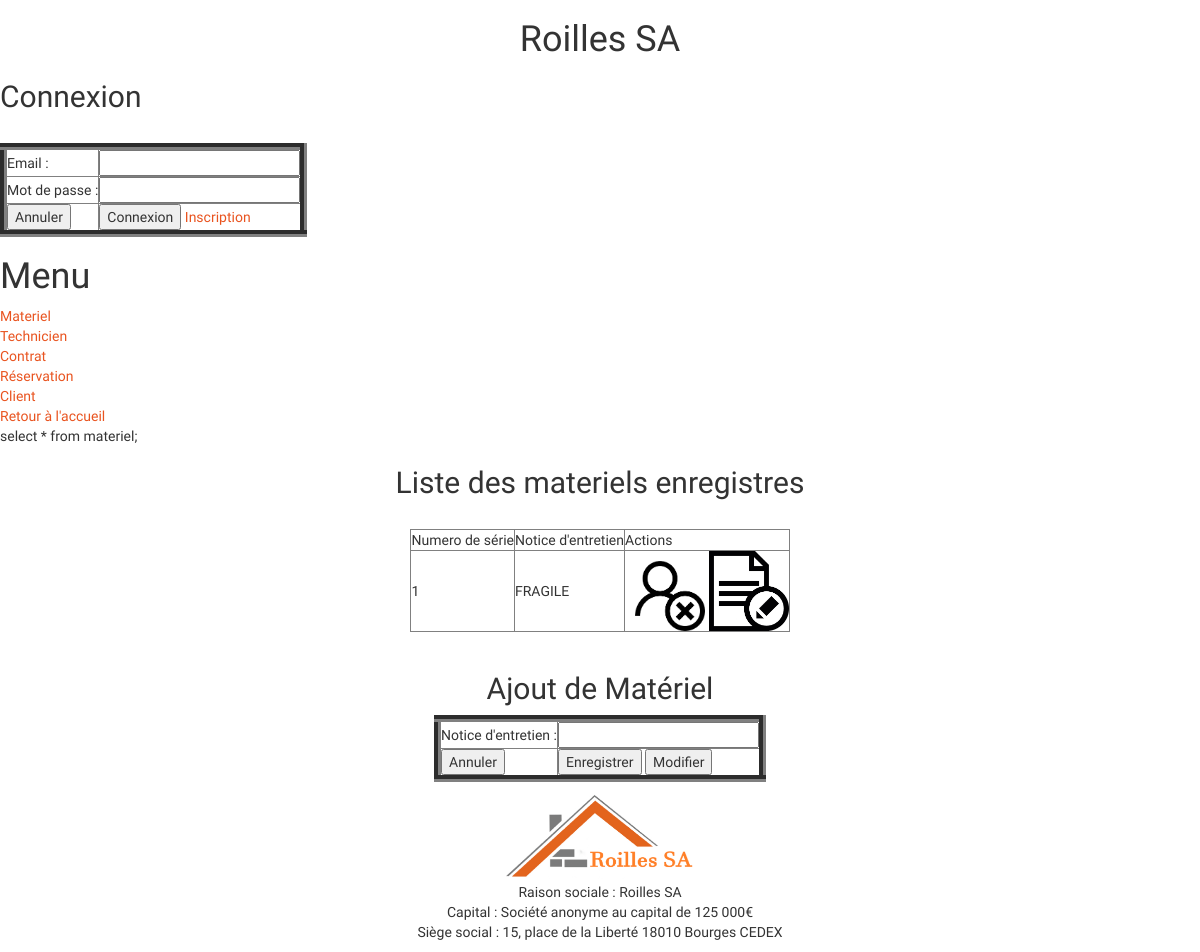
Before: /index.php?page=1 with the older database file.
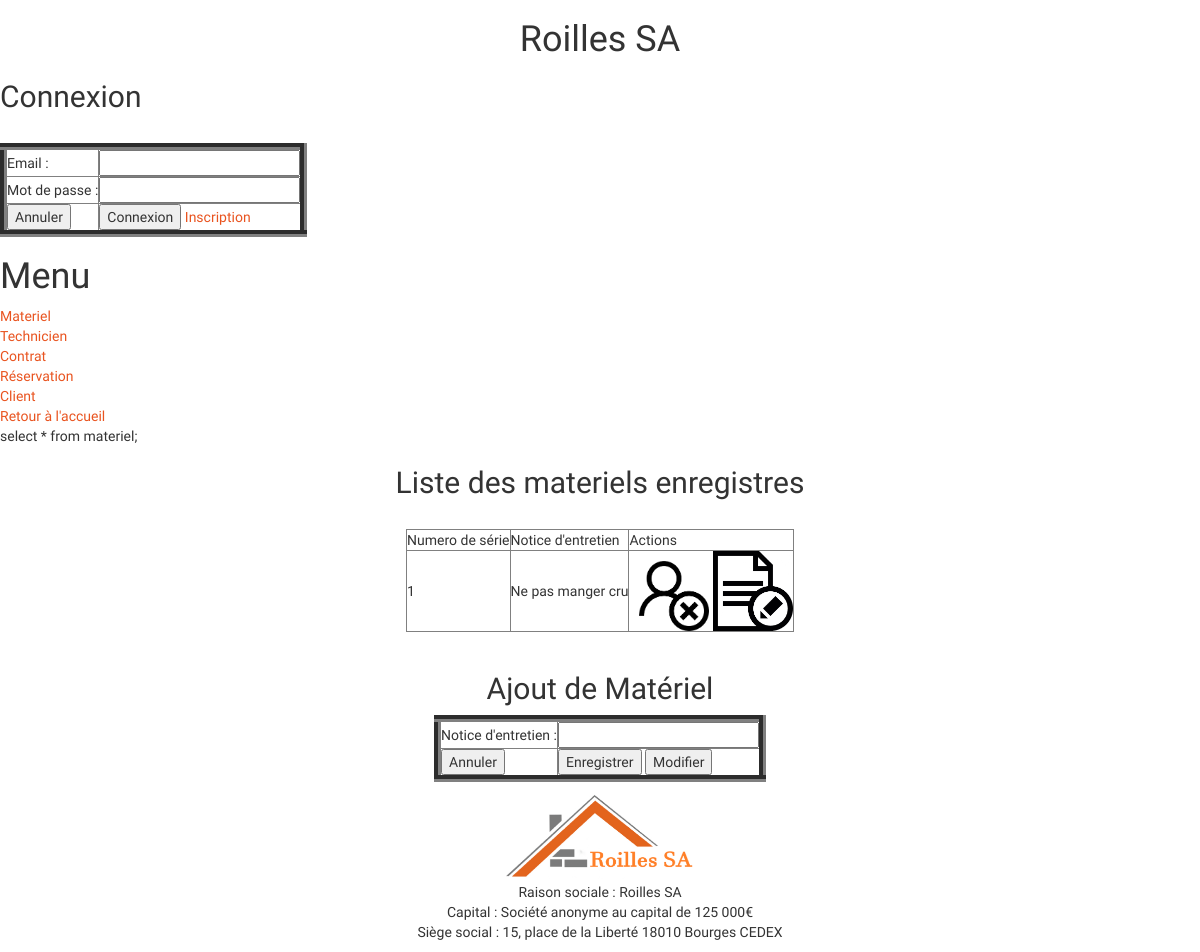
After: the same page with the newer database file.
### tables this page shows
CREATE TABLE IF NOT EXISTS MATERIEL
 (
   NUM_SERIE CHAR(32) NOT NULL  ,
   CODE_TYPEM CHAR(32) NOT NULL  ,
   NOMM VARCHAR(32) ,
   NOTICE_ENTRETIEN CHAR(32) NULL ,
   PRIX_JOUR VARCHAR(32) ,
   POIDS VARCHAR(32)

   , PRIMARY KEY (NUM_SERIE) 
 );

### MCV/controleur/controleur.php (called while the page is built, shortened)
<?php
    include("modele/modele.php");
    function selectAllC($table)
    {
        if($table == "materiel" || $table == "technicien" || $table == "contrat" || $table == "reservation" || $table == "client")
        {
            $resultat = selectAllM($table);
            return $resultat;
        }
        else
        {
            return null;
        }
    }
?>

### MCV/vue/vuemateriel.php (the view, shortened to what this page needs)
<center>
	<h2> Liste des materiels enregistres </h2>
	<br/>
	<table border = 1>
		<tr> 	<td>Numero de série</td>
				<td>Notice d'entretien</td>
				<td>Actions</td>
		</tr>
		<?php
		foreach ($resultats as $unResultat) {
			echo "<tr>
			<td>".$unResultat['NUM_SERIE']."</td>
			<td>".$unResultat['NOTICE_ENTRETIEN']."</td>
			<td>
			<a href='index.php?page=1&action=X&NUM_SERIE=".$unResultat['NUM_SERIE']."'>
							<img src='image/supprimer.png' width='80' height='80' > </a>
							<a href='index.php?page=1&action=E&NUM_SERIE=".$unResultat['NUM_SERIE']."'>
							<img src='image/editer.jpg' width='80' height='80' > </a>
				</tr>";
		}
		?>
		</table>
		<br/>
			<h2>Ajout de Matériel</h2>
				<form method="post" action="">
					<table border= 7 >
						<tr><td>Notice d'entretien : </td> <td> <input type="text" name="NOTICE_ENTRETIEN" value="<?php if(isset($resultat)) echo $resultat['NOTICE_ENTRETIEN'] ; ?>"></td></tr>
						<tr>
							<td> <input type="reset" name="Annuler" value="Annuler"></td>
							<td> <input type="submit" name="Enregistrer" value="Enregistrer">
							<input type="submit" name="Modifier" value="Modifier"></td>
						</tr>
					</table>
				</form>
</center>

Changed rows visible on the page:
changed materiel id 1: NOTICE_ENTRETIEN "FRAGILE" → "Ne pas manger cru"
